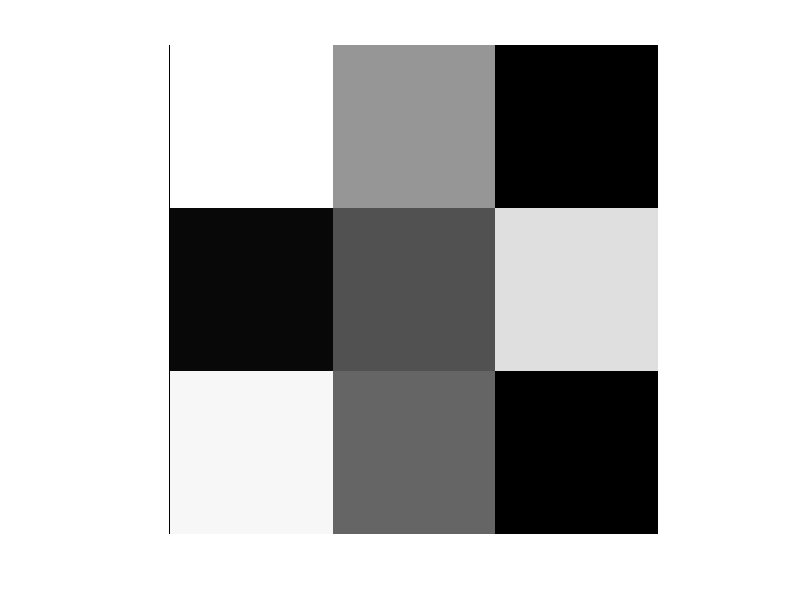
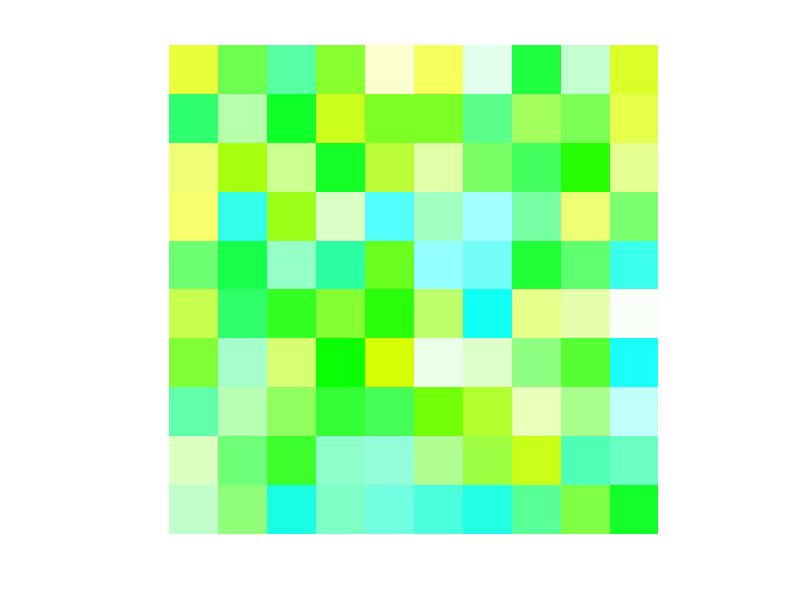

The MATLAB script that drew these images, in order:
clc, clear;
b = [255 150 0; 10 80 220; 244 100 0];
[lin,col]=size(b)
disp(b)

figure(3);imshow(b);
figure(3);imshow(uint8(b))

r = uint8(randi([0, 255], 10, 10));
g = 255*ones(10, 10, 'uint8');
b = uint8(randi([0, 255], 10, 10));
c = cat(3, r, g, b);

[lin,col]=size(c)
figure(4);imshow(c)
